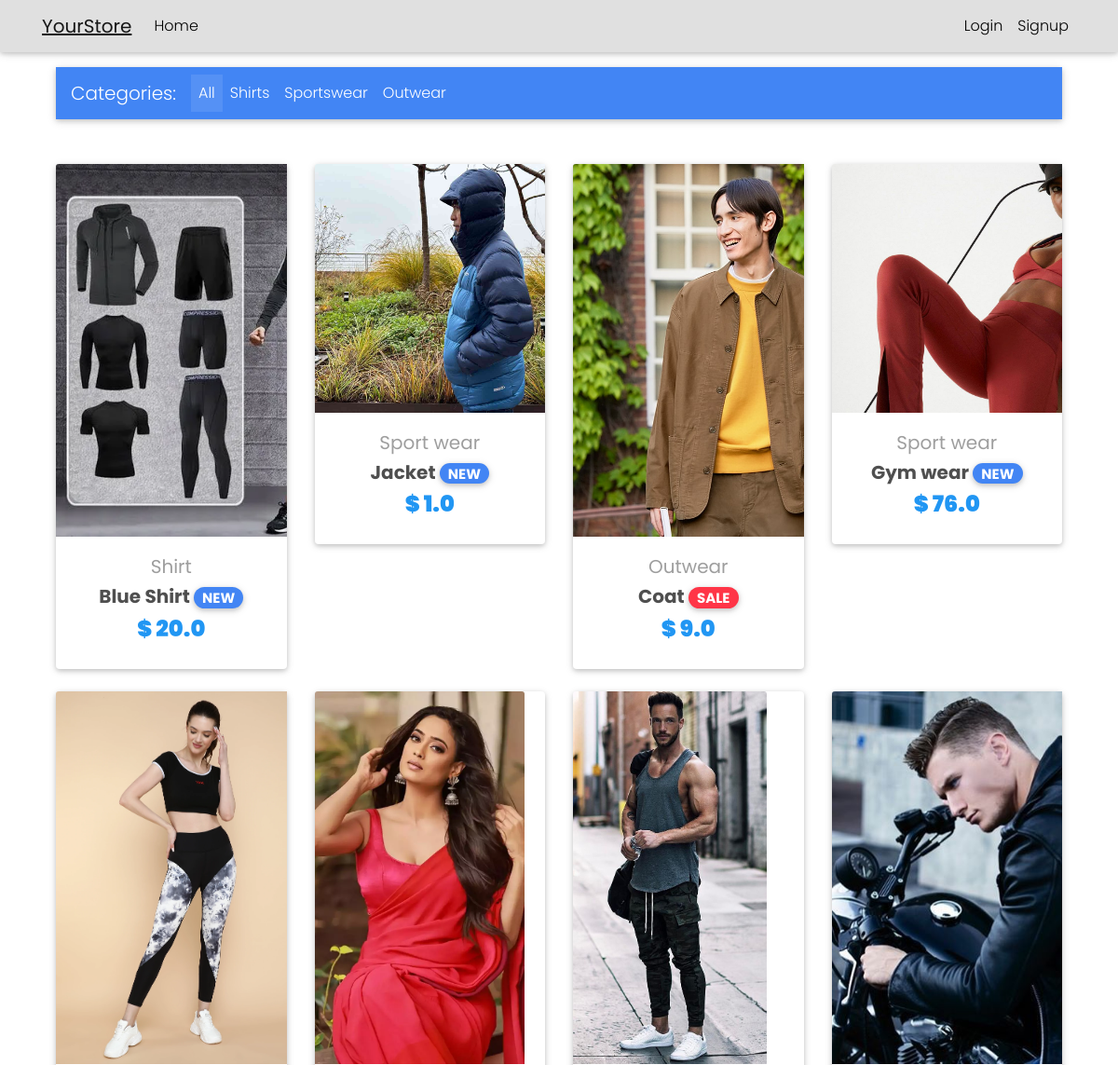
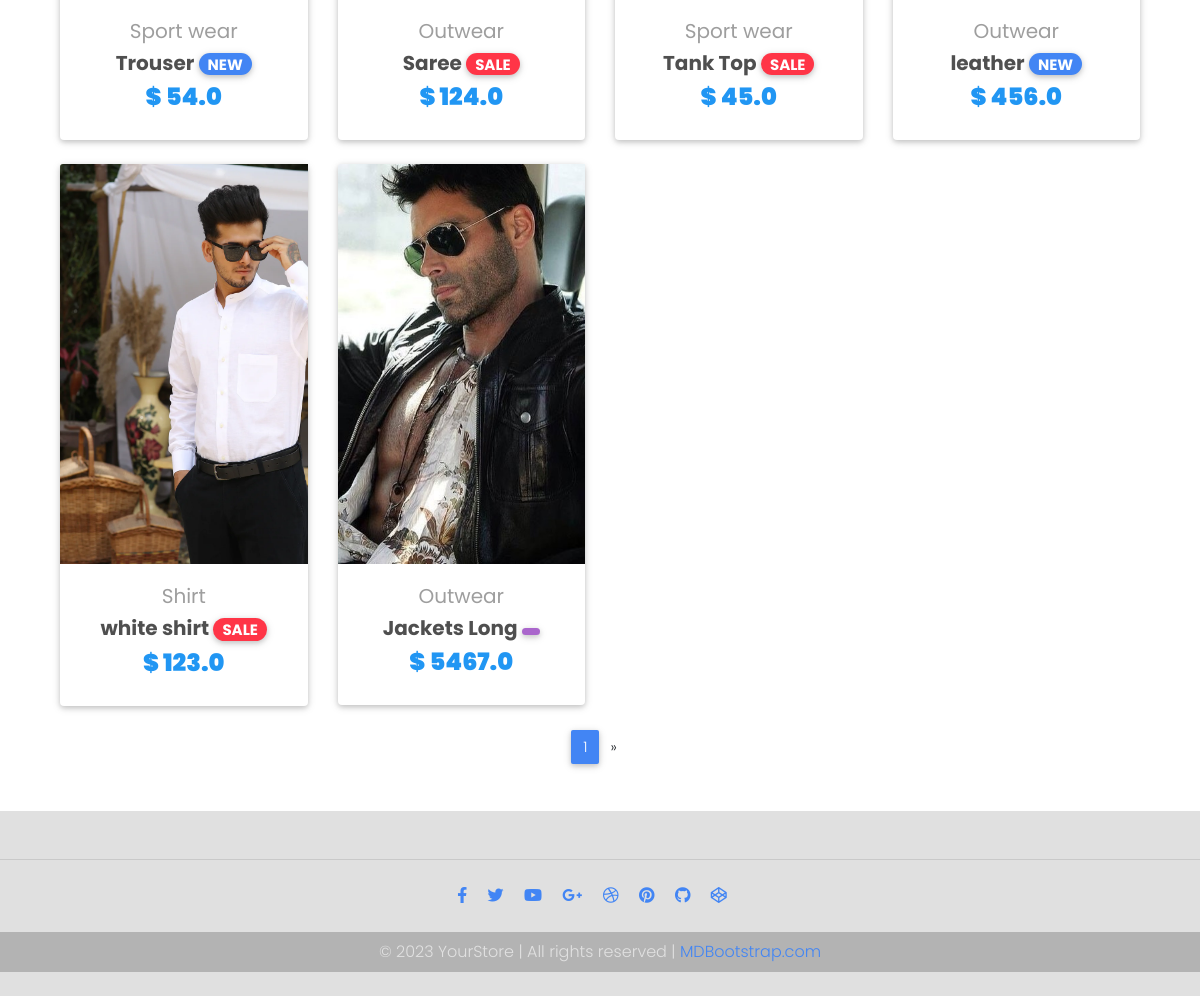
The app's page /, older data (2 pictures, top to bottom).
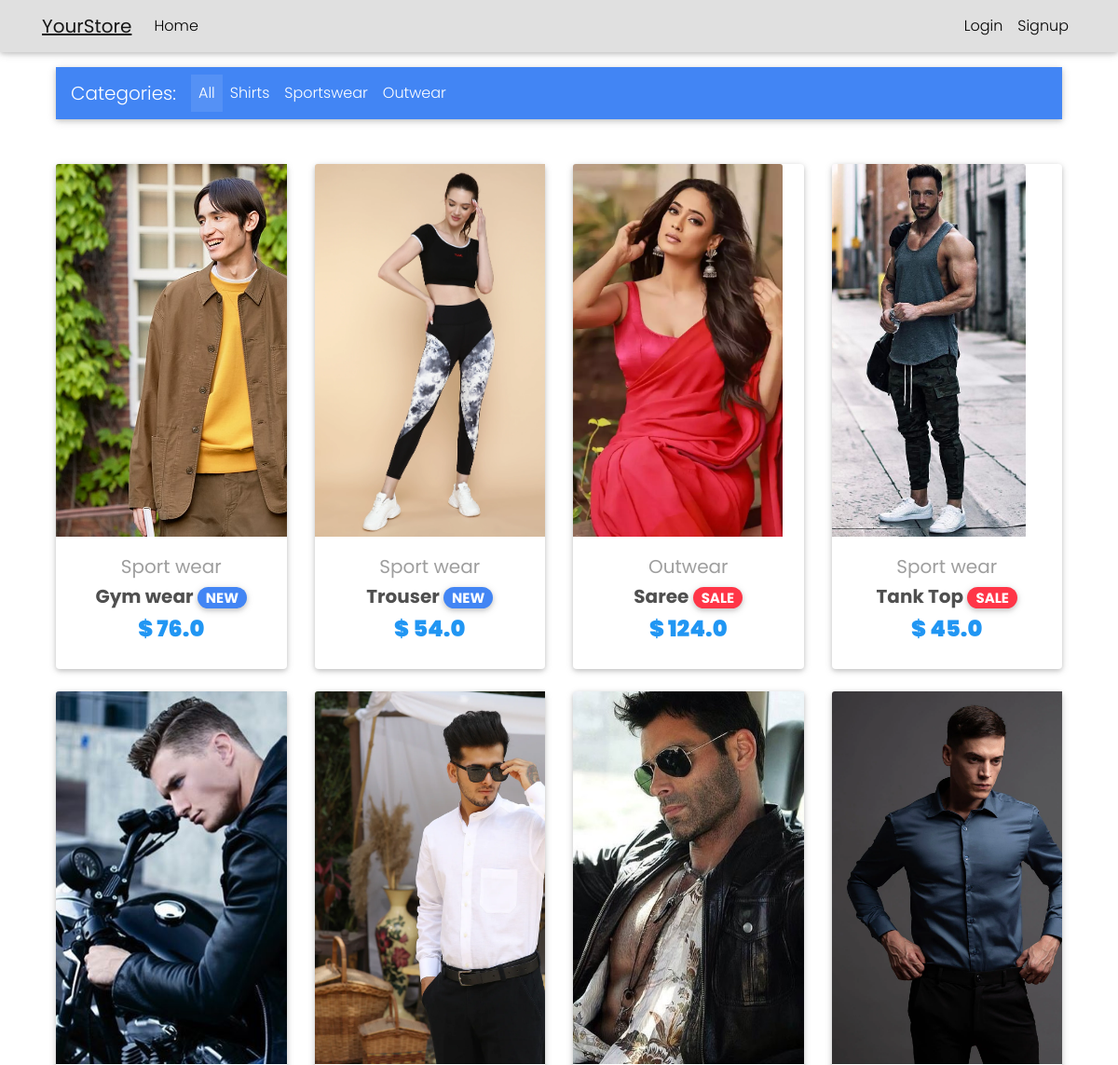
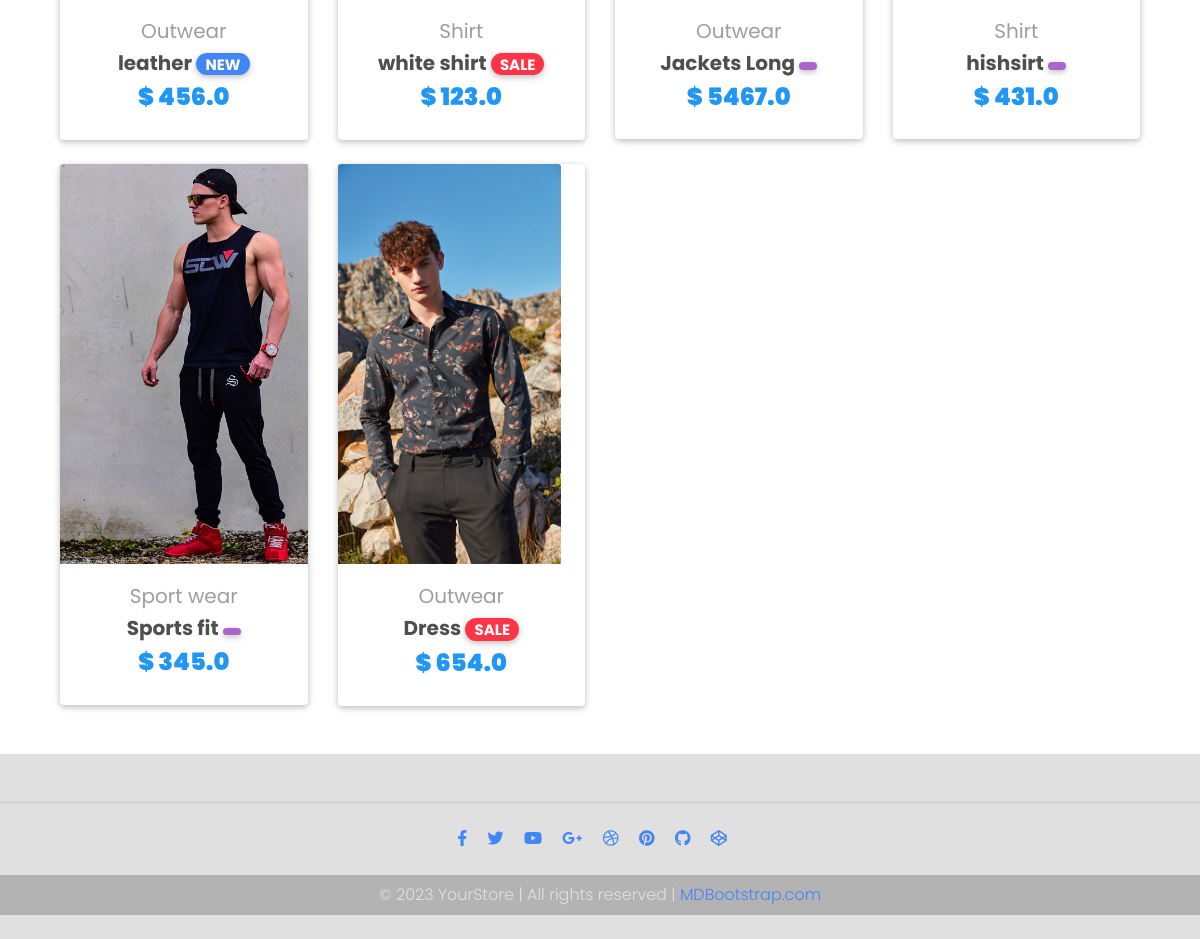
The same page, newer data (2 pictures, top to bottom).
### core/models.py (models this page shows, shortened)
class Item(models.Model):
    title = models.CharField(max_length=100)
    price = models.FloatField()
    discount_price = models.FloatField(blank=True, null=True)
    category = models.CharField(choices=CATEGORY_CHOICES, max_length=2)
    label = models.CharField(choices=LABEL_CHOICES, max_length=1)
    slug = models.SlugField()
    description = models.TextField()
    image = models.ImageField()
    def get_absolute_url(self):
        return reverse("core:product", kwargs={
            'slug': self.slug
        })

### core/views.py (the view)
# urls.py: path('', HomeView.as_view(), name='home'),
class HomeView(ListView):
    model = Item
    paginate_by = 10
    template_name = "home.html"

### templates/home.html (shortened to what this page needs)
{% extends "base.html" %}
{% block content %}
<main>
  <div class="container">
    <nav class="navbar navbar-expand-lg navbar-dark bg-primary mb-5">
      <span class="navbar-brand">Categories:</span>
      <div class="collapse navbar-collapse" id="basicExampleNav">
        <ul class="navbar-nav mr-auto">
          <li class="nav-item active">
            <a class="nav-link filter" href="#" data-category="all">All</a>
          </li>
          <li class="nav-item">
            <a class="nav-link filter" href="#" data-category="S">Shirts</a>
          </li>
          <li class="nav-item">
            <a class="nav-link filter" href="#" data-category="SW">Sportswear</a>
          </li>
          <li class="nav-item">
            <a class="nav-link filter" href="#" data-category="OW">Outwear</a>
          </li>
        </ul>
    </nav>
    <section class="row" id="product-list">
      {% for item in object_list %}
      <div class="col-lg-3 col-md-6 mb-4 {{ item.category }}">
        <div class="card">
          <div class="view overlay">
            <img src="{{ item.image.url }}" class="card-img-top" alt="{{ item.title }}"
              style="max-width: 400px; max-height: 400px; width: auto; height: auto;">
          </div>
          <div class="card-body text-center">
            <a href="#" class="grey-text">
              <h5>{{ item.get_category_display }}</h5>
            </a>
            <h5>
              <strong>
                <a href="{{ item.get_absolute_url }}" class="dark-grey-text">{{ item.title }}</a>
                <span class="badge badge-pill {{ item.get_label_display }}-color">
                  {% if item.get_label_display == 'danger' %}
                  SALE
                  {% elif item.get_label_display == 'primary' %}
                  NEW
                  {% endif %}
                </span>
              </strong>
            </h5>
            <h4 class="font-weight-bold blue-text">
              <strong>
                $
                {% if item.discount_price %}
                {{ item.discount_price }}
                {% else %}
                {{ item.price }}
                {% endif %}
              </strong>
            </h4>
          </div>
        </div>
      </div>
      {% endfor %}
    </section>
    {% if is_paginated %}
    <nav class="d-flex justify-content-center wow fadeIn">
      <ul class="pagination pg-blue">
        <li class="page-item active">
          <a class="page-link" href="?page={{ page_obj.number }}">{{ page_obj.number }}</a>
        </li>
        {% if page_obj.has_next %}
        <li class="page-item">
          <a class="page-link" href="?page={{ page_obj.next_page_number }}" aria-label="Next">
            <span aria-hidden="true">&raquo;</span>
          </a>
        </li>
        {% endif %}
      </ul>
    </nav>
    {% endif %}
  </div>
</main>
{% endblock content %}

Row changes from the older to the newer data that the page shows:
removed Item: image (picture), category "Shirt", title "Blue Shirt", label "NEW", discount_price "20.0"
removed Item: image (picture), category "Sport wear", title "Jacket", label "NEW", discount_price "1.0"
removed Item: image (picture), category "Outwear", title "Coat", label "SALE", discount_price "9.0"
changed Item "Gym wear": image: a different picture
now on this page (row unchanged): Item: image (picture), category "Shirt", title "hishsirt", discount_price "431.0"
now on this page (row unchanged): Item: image (picture), category "Sport wear", title "Sports fit", discount_price "345.0"
now on this page (row unchanged): Item: image (picture), category "Outwear", title "Dress", label "SALE", discount_price "654.0"
Text that changed along with them:
{{ page_obj.number }}: "1" → (not shown)
